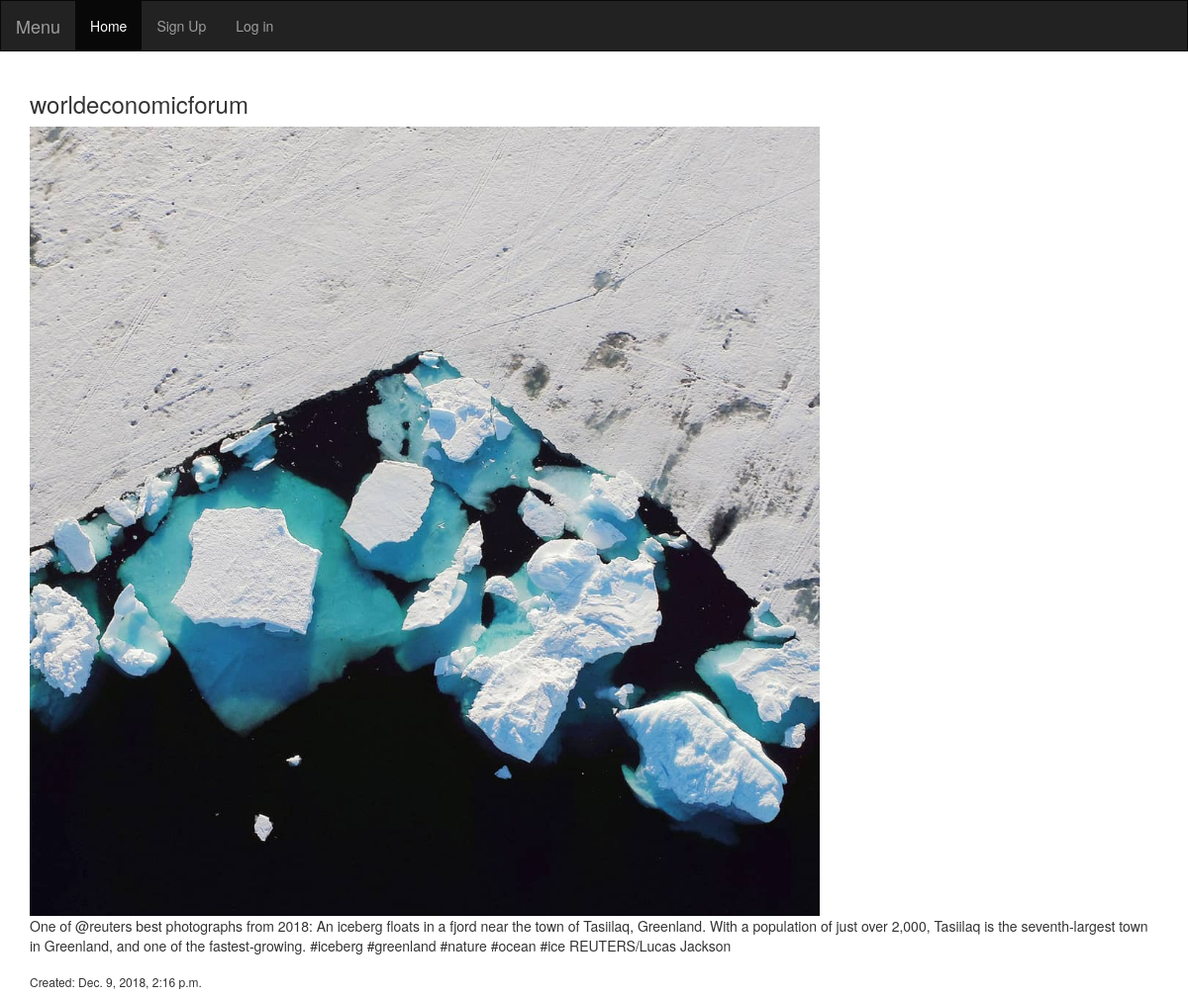
The app's page /content/12/worldeconomicforum/ with its own data.
### contentapp/models.py (models this page shows, shortened)
class ContentPost(models.Model):
    user = models.ForeignKey(User, related_name="photos", on_delete=models.CASCADE)
    pub_date = models.DateTimeField(auto_now_add=True)
    title = models.CharField(max_length=100)
    description = models.TextField()
    slug = models.SlugField(max_length=200, unique=False)
    media_content = models.FileField(upload_to='content/%Y/%m/%d', blank=False, unique=True, verbose_name='Media file')
    class Meta:
        ordering = ['-pub_date']
    def check_file_extension(self):
        file_extension = os.path.splitext(self.media_content.name)[1]
        file_extension = file_extension.lower()
        img_extensions = ['.jpg', '.jpeg', '.png', '.tiff', '.gif']
        video_extensions = ['.avi', '.mp4', '.mov', '.mkv']
        if file_extension in img_extensions:
            return 'image'
        elif file_extension in video_extensions:
            return 'video'
        else:
            return None

### contentapp/views.py (the view)
# urls.py: re_path(r'^(?P<id>\d+)/(?P<slug>[-\w]+)/$', views.detail_content, name='detail_content'),
def detail_content(request, id, slug):
    try:
        post = get_object_or_404(ContentPost, id=id, slug=slug)
    except ConnectionResetError:
        pass
    return render(request, 'contentapp/post_detail.html', {
        'post': post
    })

### templates/contentapp/post_detail.html (shortened to what this page needs)
{% extends 'base.html' %}
{% block content %}
    <div class="container">
        <h3>{{ post.title }}</h3>
        {% if post.check_file_extension == 'image' %}
            <img src="{{ MEDIA_URL }}{{ post.media_content }}" alt="" style="width: 70%;">
        {% elif post.check_file_extension == 'video' %}
            <video width="700" height="450" controls>
                <source src="{{ MEDIA_URL }}{{ post.media_content }}" type="video/mp4">
            </video>
        {% else %}
            <div>{{ post.media_content }}</div>
        {% endif %}
        <p>{{ post.description}}</p>
        <h6 style="margin-top: 20px;">Created: {{ post.pub_date }}</h6>
    </div>
{% endblock %}

### records on screen
ContentPost: title "worldeconomicforum", media_content (picture), description "One of @reuters best photographs from 2018: An iceberg floats in a fjord near the town of Tasiilaq, Greenland. With a population of just over 2,000, Tasiilaq is the seventh-largest town in Greenland, and one of the fastest-growing. #iceberg #greenland #nature #ocean #ice REUTERS/Lucas Jackson", pub_date "Dec. 9, 2018, 2:16 p.m."
